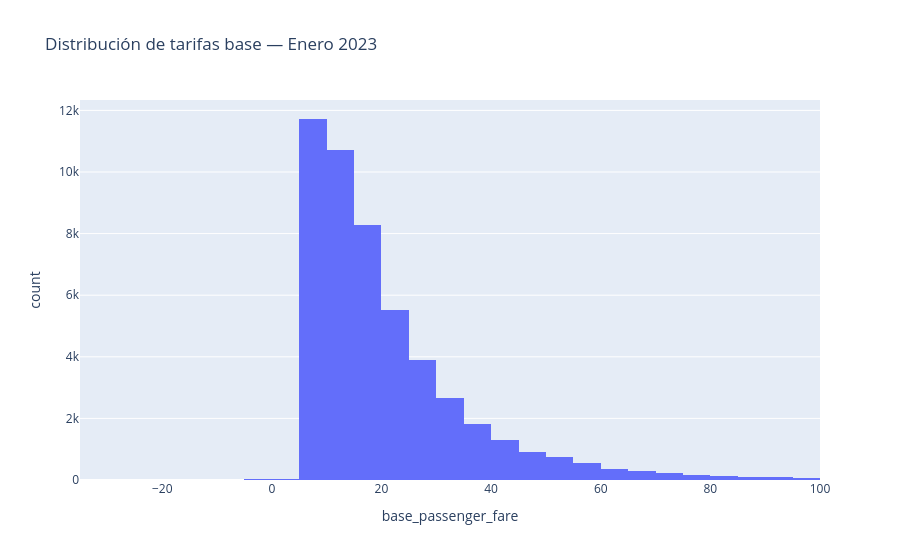

The notebook cell saved with this chart:
### Markdown cell above
## 5. Distribución de tarifas

### Code cell
px.histogram(
    df_sample[df_sample["base_passenger_fare"] < 100],
    x="base_passenger_fare", nbins=40,
    title="Distribución de tarifas base — Enero 2023"
).show()

### Figure 1 — Plotly figure (JSON) as saved in the notebook; plotly's stock layout.template omitted (floating-point values rounded to 4 significant figures; data arrays with more than 128 entries replaced by an {"elided": "..."} marker saying what was removed)
{"data": [{"bingroup": "x", "hovertemplate": "base_passenger_fare=%{x}<br>count=%{y}<extra></extra>", "legendgroup": "", "marker": {"color": "#636efa", "pattern": {"shape": ""}}, "name": "", "nbinsx": 40, "orientation": "v", "showlegend": false, "type": "histogram", "x": {"elided": "49639 float values"}, "xaxis": "x", "yaxis": "y"}], "layout": {"barmode": "relative", "legend": {"tracegroupgap": 0}, "title": {"text": "Distribución de tarifas base — Enero 2023"}, "xaxis": {"anchor": "y", "domain": [0, 1], "title": {"text": "base_passenger_fare"}}, "yaxis": {"anchor": "x", "domain": [0, 1], "title": {"text": "count"}}}}
